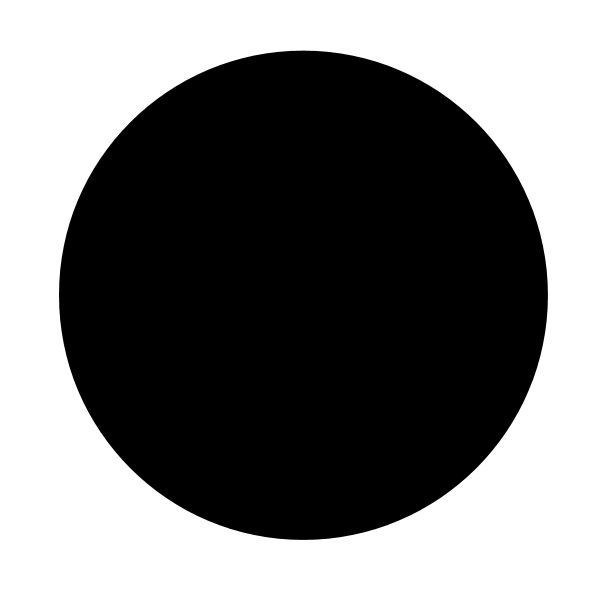
#> input picture SVGcollage/process/mask/circle.png, 600 x 600 px
$ python transformMany.py
#> lines starting #> are read from the running program, lines starting #| are printed output that depends on the picture; after the words box and inside, x2 and y2 are one past the last pixel; in counts of white or black regions, pixels touching at a corner belong together
import cv2
import numpy as np

# 转换边缘到贝塞尔曲线
def fit_bezier_curve(edge_image, num_points=500):
    #使用OpenCV的findContours函数查找边缘图像中的所有轮廓。RETR_EXTERNAL参数表示只检测外部轮廓，CHAIN_APPROX_SIMPLE参数表示使用简单的轮廓逼近方法。
    contours, _ = cv2.findContours(edge_image, cv2.RETR_EXTERNAL, cv2.CHAIN_APPROX_SIMPLE)
    contours = list(contours)
    epsilons= []
    approx_curves = []
    bound_count = len(contours)#封闭轮廓的数量
    for i in range(bound_count):
        epsilon = 0.001 * cv2.arcLength(contours[i], True)
        epsilons.append(epsilon)
        approx_curves.append([])

    for i in range(bound_count):
        count = 0
        while(abs(len(approx_curves[i]) - num_points/bound_count)>10 and count<10000):
            if(len(approx_curves[i]) > num_points/bound_count):
                epsilons[i] *=1.5
                approx_curves[i] = cv2.approxPolyDP(contours[i], epsilons[i], True)

            elif(len(approx_curves[i]) < num_points/bound_count):
                epsilons[i] *=0.5
                approx_curves[i] = cv2.approxPolyDP(contours[i], epsilons[i], True)
            count+=1
        print("调整次数：",count)


    reshape_array = [np.array(approx_curve) for approx_curve in approx_curves]
    reshape_array = np.vstack(reshape_array)
    reshape_array = reshape_array.reshape(-1,2)
    return reshape_array,len(reshape_array)

# 定义插值函数，用于在两个点之间生成插值点
def interpolate_points(start_point, end_point, t):
    x = int((1 - t) * start_point[0] + t * end_point[0])
    y = int((1 - t) * start_point[1] + t * end_point[1])
    return (x, y)

# 定义插值曲线函数，用于生成两个贝塞尔曲线之间的插值曲线
def interpolate_bezier_curve(start_curve, end_curve, num_frames):
    interpolated_curve = []
    for i in range(num_frames):
        t = i / (num_frames - 1)  # 计算插值参数 t（0~1）
        frame_curve = []
        for j in range(min(len(start_curve), len(end_curve))):
            interpolated_point = interpolate_points(start_curve[j], end_curve[j], t)#插值
            frame_curve.append(interpolated_point)
        interpolated_curve.append(frame_curve)
    return interpolated_curve

def reorder_points(points):
    # 找到最左上角的点及其索引
    leftmost_point = np.min(points, axis=0)
    i = np.argmin(np.linalg.norm(points - leftmost_point, axis=1))
    # 将索引之前的点和索引之后的点分别存储在两个数组中
    points_before = points[:i]
    points_after = points[i:]

    # 合并两个数组并返回结果
    reordered_points = np.concatenate((points_after, points_before), axis=0)
    return reordered_points

if __name__ == "__main__":
    # 加载起始和最终的二值图像
    start_image = cv2.imread("mask/circle.png", cv2.IMREAD_GRAYSCALE)
#> start_image is the input picture: shape (600, 600); min 0, max 255, mean 121.9
    end_image = cv2.imread("mask/circles.png", cv2.IMREAD_GRAYSCALE)
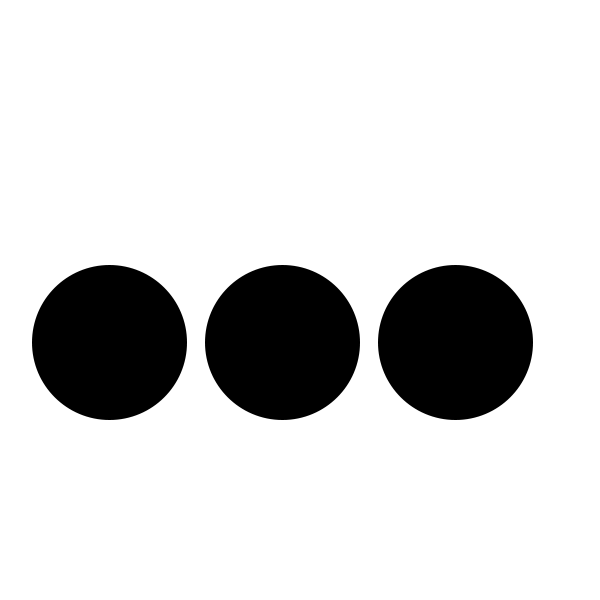
#> input picture SVGcollage/process/mask/circles.png, 600 x 600 px
#> end_image is the input picture: shape (600, 600); min 0, max 255, mean 214.9

    # 通过形态学操作获得边界
    _, start_thresh = cv2.threshold(start_image, 128, 255, cv2.THRESH_BINARY)
#> start_thresh: shape (600, 600); 47.8% white; 1 white region, box (x1, y1, x2, y2) and area: (0, 0, 600, 600) 172016
    _, end_thresh = cv2.threshold(end_image, 128, 255, cv2.THRESH_BINARY)
#> end_thresh: shape (600, 600); 84.3% white; 3 black regions, box (x1, y1, x2, y2) and area: (32, 265, 187, 420) 18893, (205, 265, 360, 420) 18893, (378, 265, 533, 420) 18893

    # 膨胀操作，使得白色区域扩张，黑色区域收缩
    kernel = np.ones((3, 3), np.uint8)
    start_edges = cv2.dilate(start_thresh, kernel) - start_thresh
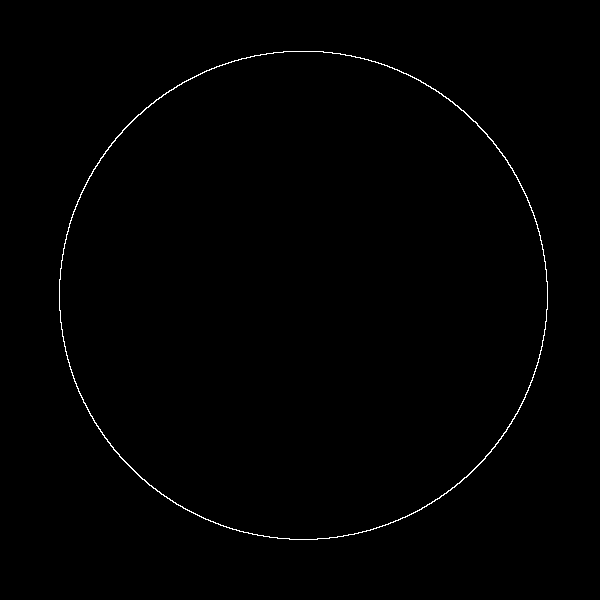
#> start_edges: shape (600, 600); 0.54% white in thin lines or dots, all inside (x1, y1, x2, y2) = (59, 51, 548, 540)
    end_edges = cv2.dilate(end_thresh, kernel) - end_thresh
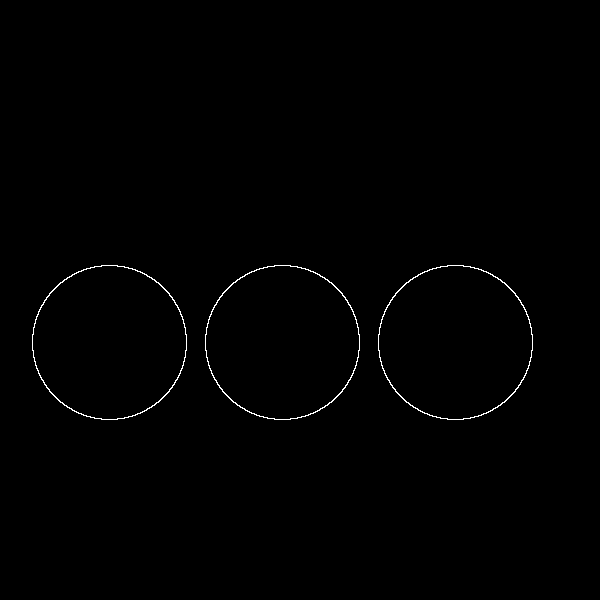
#> end_edges: shape (600, 600); 0.51% white in thin lines or dots, all inside (x1, y1, x2, y2) = (32, 265, 533, 420)

    start_bezier_curve,point_count = fit_bezier_curve(start_edges)
#> in fit_bezier_curve, `contours, _ = cv2.findContours(edge_image, cv2.RETR_EXTERNAL, cv2.CHAI..`: contours = 1 contour; box (x1, y1, x2, y2) and area: (59, 51, 548, 540) 187292
#> in fit_bezier_curve, `bound_count = len(contours)#封闭轮廓的数量`: bound_count = 1
#> the loop in fit_bezier_curve, `for i in range(bound_count):` made 1 pass
#> epsilon on pass 1: 1.62
#> after the loop in fit_bezier_curve, `for i in range(bound_count):`: approx_curves = [[]]; epsilons = [1.62]
#> after the loop in fit_bezier_curve, `for i in range(bound_count):`: approx_curves has the same summary as contours; epsilons = [0.405]
#> in fit_bezier_curve, `reshape_array = [np.array(approx_curve) for approx_curve in approx_cur..`: reshape_array has the same summary as contours
#> in fit_bezier_curve, `reshape_array = np.vstack(reshape_array)`: reshape_array = contour of 502 points, box (x1, y1, x2, y2) (59, 51, 548, 540), area 187292
#> in fit_bezier_curve, `reshape_array = reshape_array.reshape(-1,2)`: reshape_array = 502 pairs, first value 59 to 547, second value 51 to 539
#> start_bezier_curve has the same summary as reshape_array in fit_bezier_curve; point_count = 502
    end_bezier_curve, _ = fit_bezier_curve(end_edges,point_count)
#> in fit_bezier_curve (call 2), `contours, _ = cv2.findContours(edge_image, cv2.RETR_EXTERNAL, cv2.CHAI..`: contours = 3 contours; box (x1, y1, x2, y2) and area: (378, 265, 533, 420) 18674, (205, 265, 360, 420) 18674, (32, 265, 187, 420) 18674
#> after the loop in fit_bezier_curve (call 2), `for i in range(bound_count):`: approx_curves has the same summary as contours; epsilons = [0.323, 0.323, 0.323]
#> in fit_bezier_curve (call 2), `reshape_array = [np.array(approx_curve) for approx_curve in approx_cur..`: reshape_array has the same summary as contours
#> end_bezier_curve = 504 pairs, first value 32 to 532, second value 265 to 419
    #以顺时针排序
    # start_bezier_curve = reorder_points(start_bezier_curve)
    # end_bezier_curve = reorder_points(end_bezier_curve)

    print("控制点数：",len(start_bezier_curve),len(end_bezier_curve))
#| 控制点数： 502 504

    # 插值生成中间帧的贝塞尔曲线
    num_frames = 100  # 设置中间帧的数量
    interpolated_curves = interpolate_bezier_curve(start_bezier_curve, end_bezier_curve, num_frames)
#> the loop in interpolate_bezier_curve, `for i in range(num_frames):` made 100 passes

    # 创建一个空白图像，用于绘制变换过程
    height, width = start_image.shape
    output_image = np.zeros((height, width, 3), dtype=np.uint8)

    # 绘制变换过程并显示每一帧
    for i in range(num_frames):
        frame_curve = interpolated_curves[i]
        output_image = np.ones((height, width), dtype=np.uint8) * 255  # 创建空白图像，并填充为白色
        # 在空白图像上填充曲线区域为黑色
        curve_points = np.array(frame_curve, dtype=np.int32)
        cv2.fillPoly(output_image, [curve_points], 0)

        # cv2.putText(output_image, '0', frame_curve[0], cv2.FONT_HERSHEY_SIMPLEX, 0.4, 12)
        cv2.imshow("Bezier Curve Transformation", output_image)
        cv2.waitKey(100)  # 等待一段时间，控制动画速度
#> this loop made 100 passes
#> pass 2, `cv2.imshow("Bezier Curve Transformation", output_image)`:
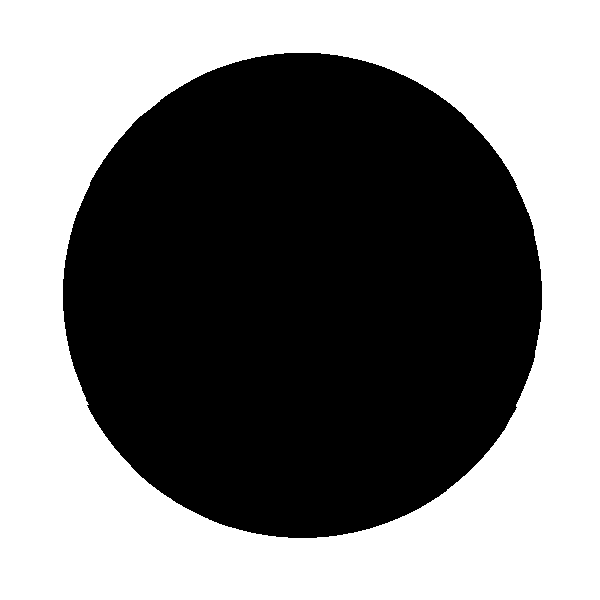
#> window 'Bezier Curve Transformation': shape (600, 600); 49.2% white; 1 white region, box (x1, y1, x2, y2) and area: (0, 0, 600, 600) 177060
#> after the loop:
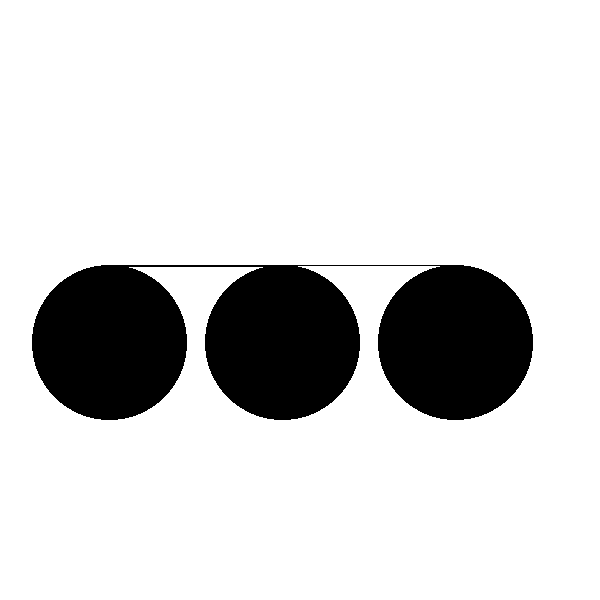
#> output_image: shape (600, 600); 84.1% white; 1 black region, box (x1, y1, x2, y2) and area: (32, 265, 533, 420) 57133

    cv2.destroyAllWindows()
